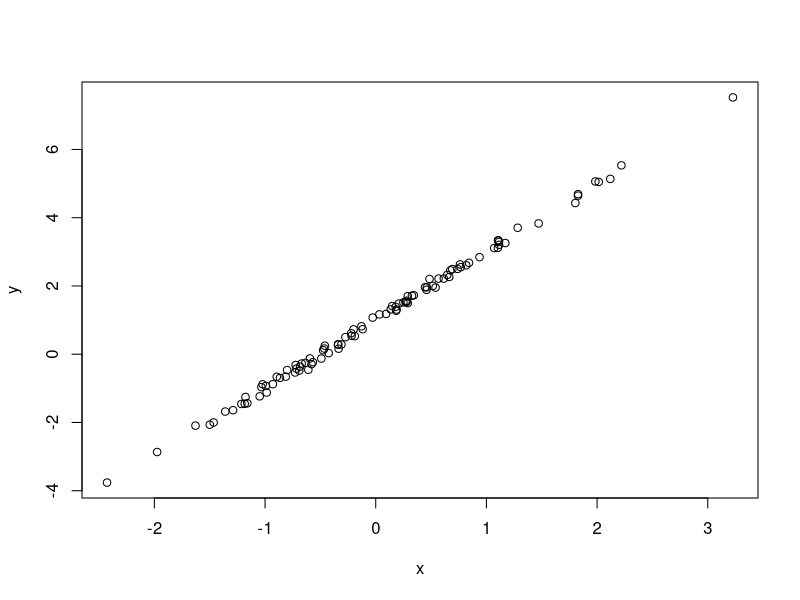
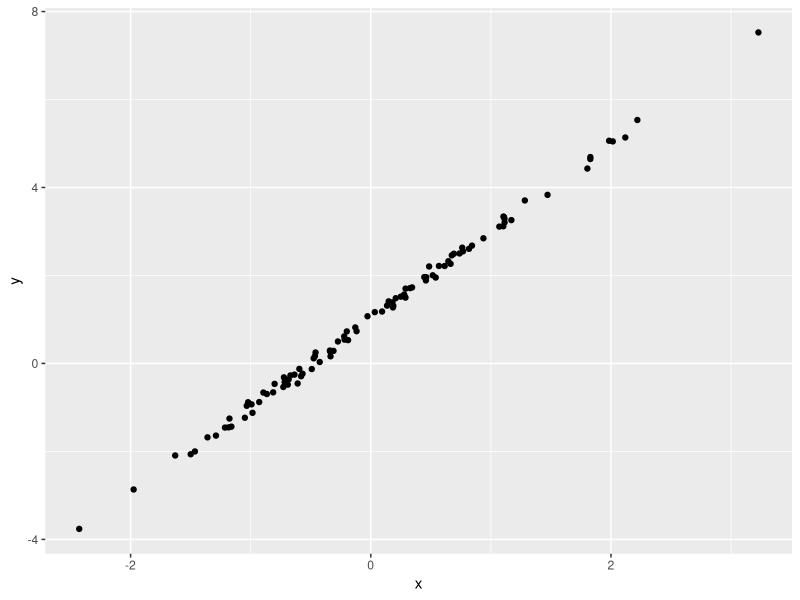
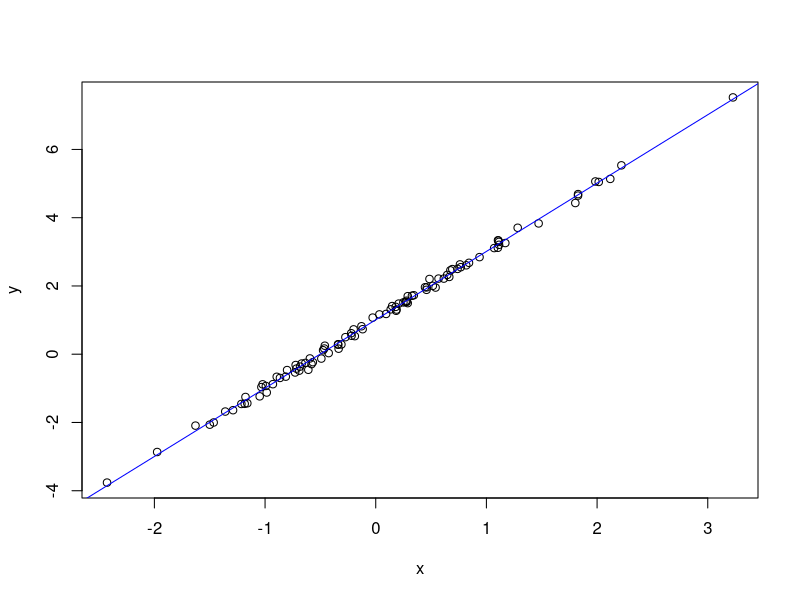
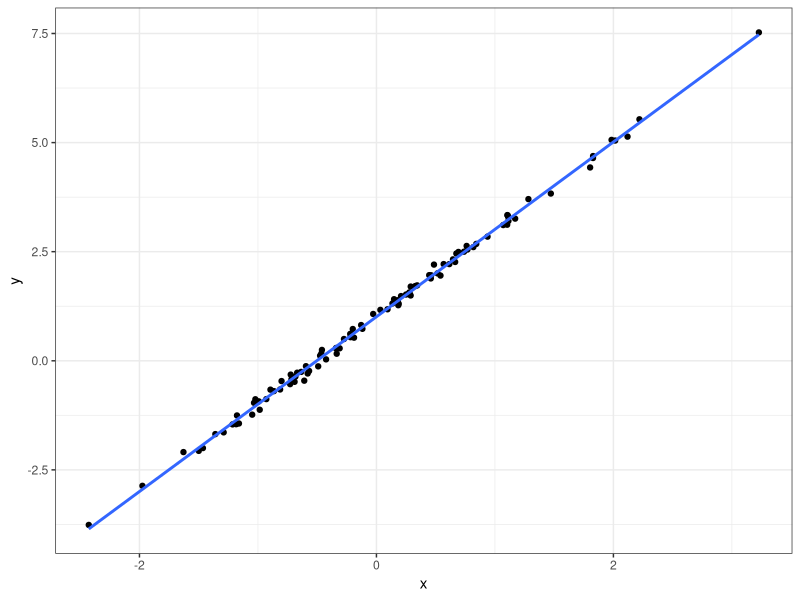
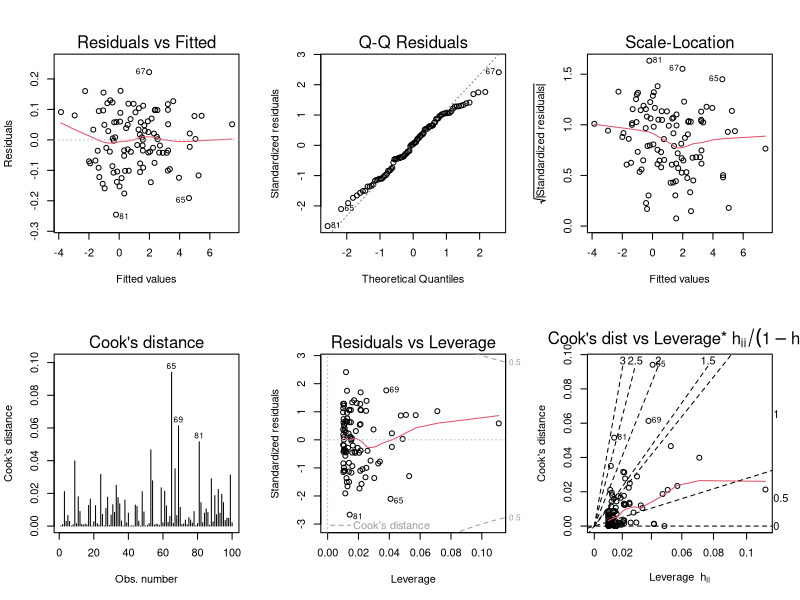
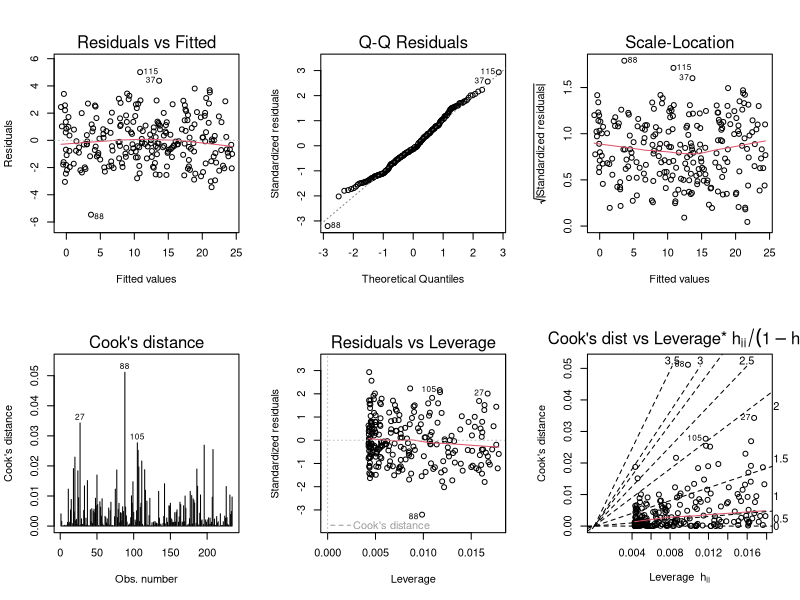
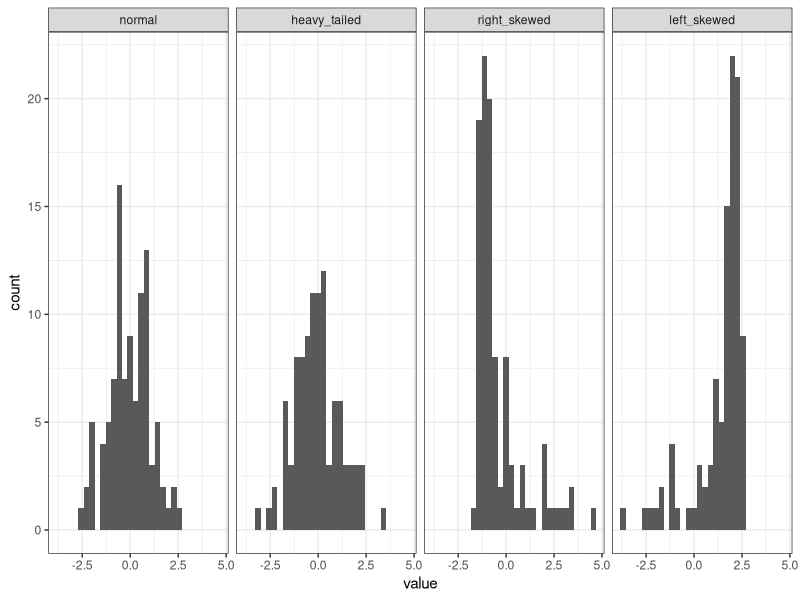
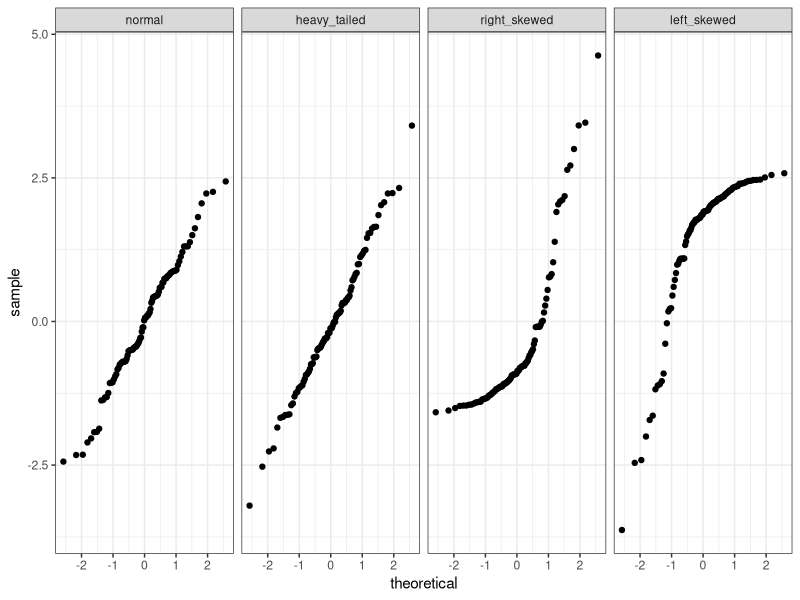

Recreate these plots in R, in order.
## ---- chunk 1
library("dplyr")
library("ggplot2")
library("tidyr")
## ---- chunk 2
set.seed(20170320)
## ---- chunk 3
n <- 100 
x <- rnorm(n)
b0 <- 1
b1 <- 2
sigma <- 0.1
error <- rnorm(n,0,sigma)
y <- b0+b1*x+error

d <- data.frame(x=x,y=y)
## ---- chunk 4
plot(y ~ x, data = d)
## ---- chunk 5
library("ggplot2")
ggplot(d, aes(x=x, y=y)) +
  geom_point()
## ---- chunk 6
m <- lm(y ~ x, data = d)
## ---- chunk 7
m
summary(m)
## ---- chunk 8
plot(y ~ x, data = d)
abline(m, col='blue')
## ---- chunk 9
ggplot(d, aes(x=x, y=y)) +
  geom_point() + 
  stat_smooth(method = "lm", se = FALSE) +
  theme_bw()
## ---- chunk 10
opar = par(mfrow=c(2,3))  # Create a 2x3 grid of plots and save the original settings
plot(m, 1:6, ask=FALSE)   # Plot all 6 diagnostics plots
par(opar)                 # Return to original graphics settings
## ---- chunk 11
n <- 234
x <- runif(n)
y <- -0.5 + 25*x + rnorm(n,0,sqrt(3))
m <- lm(y~x)
opar = par(mfrow=c(2,3))  # Create a 2x3 grid of plots and save the original settings
plot(m, 1:6, ask=FALSE)   # Plot all 6 diagnostics plots
par(opar)                 # Return to original graphics settings
## ---- chunk 12
n <- 100
errors <- data.frame(rep = 1:n,
                     normal       = rnorm(n),
                     heavy_tailed = rt(n, df=5),
                     right_skewed = exp(rnorm(n))) %>%
  
  mutate(right_skewed = right_skewed - exp(1/2),  # make sure errors have expectation of 0
         left_skewed  = 1-right_skewed) 

errors_long <- errors %>%
  tidyr::gather(distribution,value,-rep) %>%
  mutate(distribution = factor(distribution, 
                               levels = c("normal",
                                          "heavy_tailed",
                                          "right_skewed",
                                          "left_skewed")))
## ---- chunk 13
ggplot(errors_long, aes(x=value)) + 
  geom_histogram() + 
  facet_grid(. ~ distribution) + 
  theme_bw()
## ---- chunk 14
ggplot(errors_long, aes(sample=value)) + 
  stat_qq() + 
  facet_grid(. ~ distribution) + 
  theme_bw()
## ---- chunk 15
opar = par(mfrow=c(1,4))
qqnorm(errors$normal, main="Normal")
qqline(errors$normal)
qqnorm(errors$heavy_tailed, main="Heavy-tailed")
qqline(errors$heavy_tailed)
qqnorm(errors$right_skewed, main="Right-skewed")
qqline(errors$right_skewed)
qqnorm(errors$left_skewed, main="Left-skewed")
qqline(errors$left_skewed)
par(opar)
## ---- chunk 16
y <- errors %>%
  mutate(x = rnorm(n))

models <- list()
models[[1]] <- lm(normal       ~ x, data=y)
models[[2]] <- lm(heavy_tailed ~ x, data=y)
models[[3]] <- lm(right_skewed ~ x, data=y)
models[[4]] <- lm(left_skewed  ~ x, data=y)
names(models) <- c("normal","heavy_tailed","right_skewed","left_skewed")
## ---- chunk 17
opar <- par(mfrow=c(2,3))
plot(models$normal, 1:6, ask=FALSE)
par(opar)
## ---- chunk 18
opar <- par(mfrow=c(2,3))
plot(models$heavy_tailed, 1:6, ask=FALSE)
par(opar)
## ---- chunk 19
opar <- par(mfrow=c(2,3))
plot(models$right_skewed, 1:6, ask=FALSE)
par(opar)
## ---- chunk 20
opar <- par(mfrow=c(2,3))
plot(models$left_skewed, 1:6, ask=FALSE)
par(opar)
## ---- chunk 21
opar = par(mfrow=c(1,4))
for (i in 1:4) plot(models[[i]], 2, main=names(models)[i])
par(opar)
## ---- chunk 22
b0 <-  10
b1 <- -5
y_new <- y %>% 
  mutate(y_normal       = b0+b1*x + normal,
         y_heavy_tailed = b0+b1*x + heavy_tailed,
         y_right_skewed = b0+b1*x + right_skewed,
         y_left_skewed  = b0+b1*x + left_skewed)

models <- list()
models[[1]] <- lm(y_normal       ~ x, data=y_new)
models[[2]] <- lm(y_heavy_tailed ~ x, data=y_new)
models[[3]] <- lm(y_right_skewed ~ x, data=y_new)
models[[4]] <- lm(y_left_skewed  ~ x, data=y_new)
names(models) <- c("normal","heavy_tailed","right_skewed","left_skewed")

opar = par(mfrow=c(1,4))
for (i in 1:4) plot(models[[i]], 2, main=names(models)[i])
par(opar)
